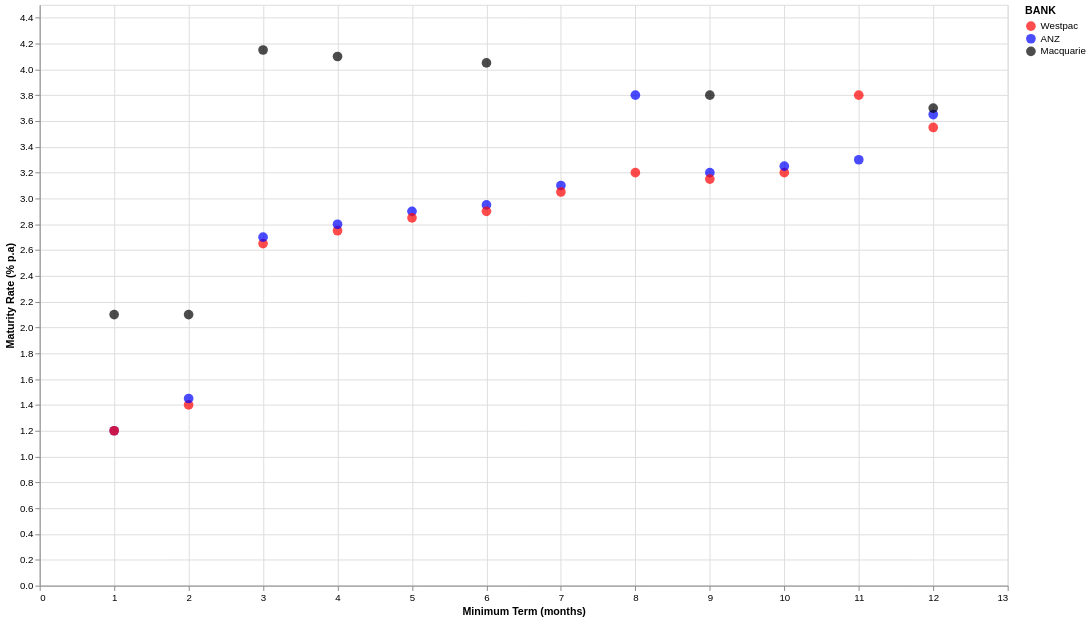

The notebook cell this image was saved under:
### Markdown cell above
## Interest Paid At Maturity

### Code cell
maturity_rates = cursor.execute(r"""
     SELECT
        min_term,
        bank,
        max(maturity_rate) as maturity_rate
    FROM term_deposits
    WHERE min_term <= 12 and maturity_rate is not null
    GROUP BY
        bank,
        min_term
    ORDER BY
        min_term""",
).fetch_pandas_all()

alt.Chart(maturity_rates).mark_point(filled=True, size=100).encode(
    x=alt.X("MIN_TERM:Q", axis=alt.Axis(tickCount=12)).scale(domain=(0, 13)).title("Minimum Term (months)"),
    y=alt.Y("MATURITY_RATE").title("Maturity Rate (% p.a)"),
    color=alt.Color("BANK", scale=alt.Scale(domain=["Westpac", "ANZ", "Macquarie"], range=["red", "blue", "black"])),
    tooltip=["MIN_TERM", "MATURITY_RATE"]
).properties(
    height=600,
    width=1000,
).interactive()

### Figure 1 — Vega-Lite specification as saved in the notebook (floating-point values rounded to 4 significant figures)
{"config": {"view": {"continuousWidth": 300, "continuousHeight": 300}}, "data": {"name": "data-c3ad02ed7131bb79e72cb960cdfffeb6"}, "mark": {"type": "point", "filled": true, "size": 100}, "encoding": {"color": {"field": "BANK", "scale": {"domain": ["Westpac", "ANZ", "Macquarie"], "range": ["red", "blue", "black"]}, "type": "nominal"}, "tooltip": [{"field": "MIN_TERM", "type": "quantitative"}, {"field": "MATURITY_RATE", "type": "quantitative"}], "x": {"axis": {"tickCount": 12}, "field": "MIN_TERM", "scale": {"domain": [0, 13]}, "title": "Minimum Term (months)", "type": "quantitative"}, "y": {"field": "MATURITY_RATE", "title": "Maturity Rate (% p.a)", "type": "quantitative"}}, "height": 600, "params": [{"name": "param_1", "select": {"type": "interval", "encodings": ["x", "y"]}, "bind": "scales"}], "width": 1000, "$schema": "https://vega.github.io/schema/vega-lite/v5.20.1.json", "datasets": {"data-c3ad02ed7131bb79e72cb960cdfffeb6": [{"MIN_TERM": 1, "BANK": "ANZ", "MATURITY_RATE": 1.2}, {"MIN_TERM": 1, "BANK": "Westpac", "MATURITY_RATE": 1.2}, {"MIN_TERM": 1, "BANK": "Macquarie", "MATURITY_RATE": 2.1}, {"MIN_TERM": 2, "BANK": "Westpac", "MATURITY_RATE": 1.4}, {"MIN_TERM": 2, "BANK": "ANZ", "MATURITY_RATE": 1.45}, {"MIN_TERM": 2, "BANK": "Macquarie", "MATURITY_RATE": 2.1}, {"MIN_TERM": 3, "BANK": "Macquarie", "MATURITY_RATE": 4.15}, {"MIN_TERM": 3, "BANK": "Westpac", "MATURITY_RATE": 2.65}, {"MIN_TERM": 3, "BANK": "ANZ", "MATURITY_RATE": 2.7}, {"MIN_TERM": 4, "BANK": "Macquarie", "MATURITY_RATE": 4.1}, {"MIN_TERM": 4, "BANK": "Westpac", "MATURITY_RATE": 2.75}, {"MIN_TERM": 4, "BANK": "ANZ", "MATURITY_RATE": 2.8}, {"MIN_TERM": 5, "BANK": "ANZ", "MATURITY_RATE": 2.9}, {"MIN_TERM": 5, "BANK": "Westpac", "MATURITY_RATE": 2.85}, {"MIN_TERM": 6, "BANK": "Macquarie", "MATURITY_RATE": 4.05}, {"MIN_TERM": 6, "BANK": "ANZ", "MATURITY_RATE": 2.95}, {"MIN_TERM": 6, "BANK": "Westpac", "MATURITY_RATE": 2.9}, {"MIN_TERM": 7, "BANK": "ANZ", "MATURITY_RATE": 3.1}, {"MIN_TERM": 7, "BANK": "Westpac", "MATURITY_RATE": 3.05}, {"MIN_TERM": 8, "BANK": "ANZ", "MATURITY_RATE": 3.8}, {"MIN_TERM": 8, "BANK": "Westpac", "MATURITY_RATE": 3.2}, {"MIN_TERM": 9, "BANK": "Macquarie", "MATURITY_RATE": 3.8}, {"MIN_TERM": 9, "BANK": "ANZ", "MATURITY_RATE": 3.2}, {"MIN_TERM": 9, "BANK": "Westpac", "MATURITY_RATE": 3.15}, {"MIN_TERM": 10, "BANK": "Westpac", "MATURITY_RATE": 3.2}, {"MIN_TERM": 10, "BANK": "ANZ", "MATURITY_RATE": 3.25}, {"MIN_TERM": 11, "BANK": "ANZ", "MATURITY_RATE": 3.3}, {"MIN_TERM": 11, "BANK": "Westpac", "MATURITY_RATE": 3.8}, {"MIN_TERM": 12, "BANK": "Westpac", "MATURITY_RATE": 3.55}, {"MIN_TERM": 12, "BANK": "ANZ", "MATURITY_RATE": 3.65}, {"MIN_TERM": 12, "BANK": "Macquarie", "MATURITY_RATE": 3.7}]}}
